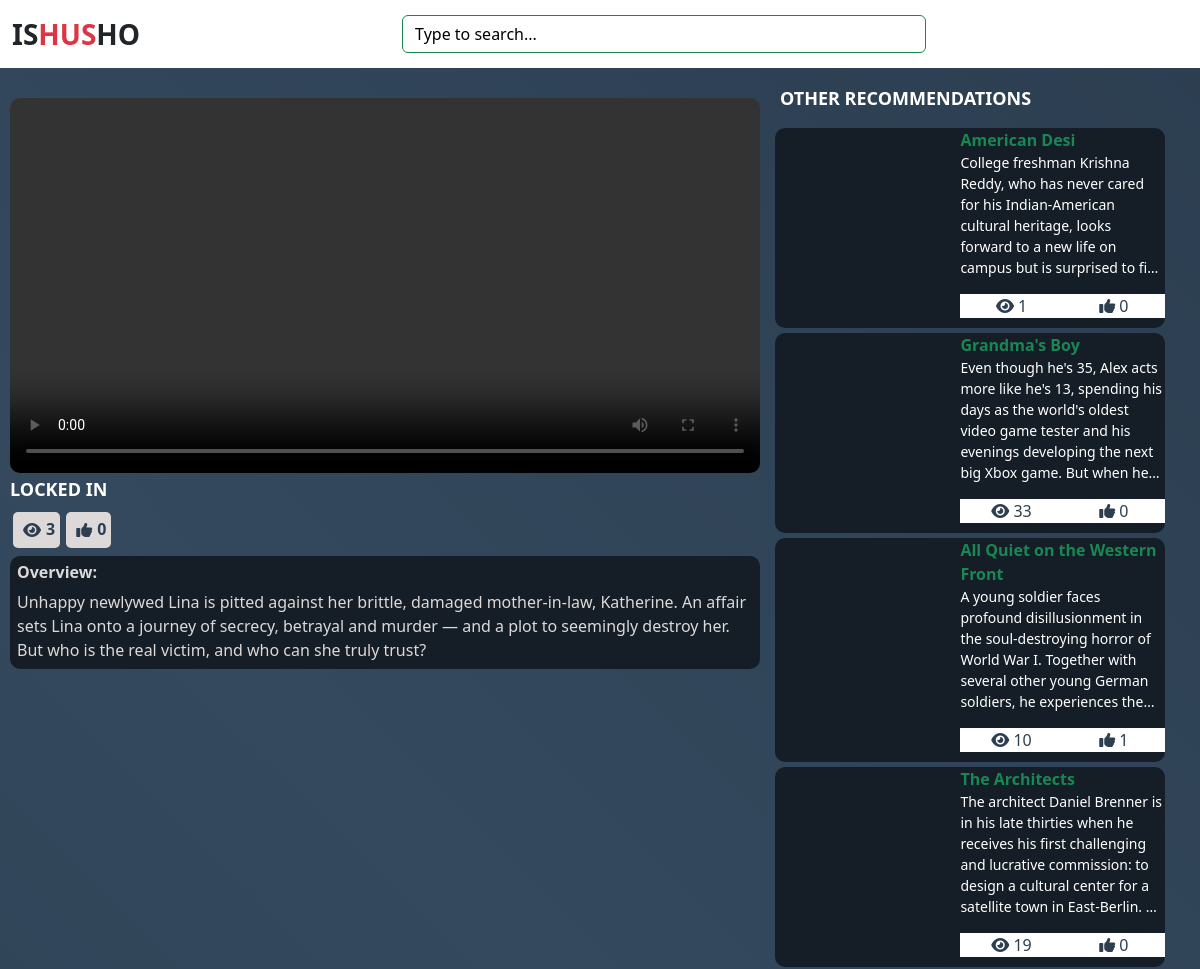
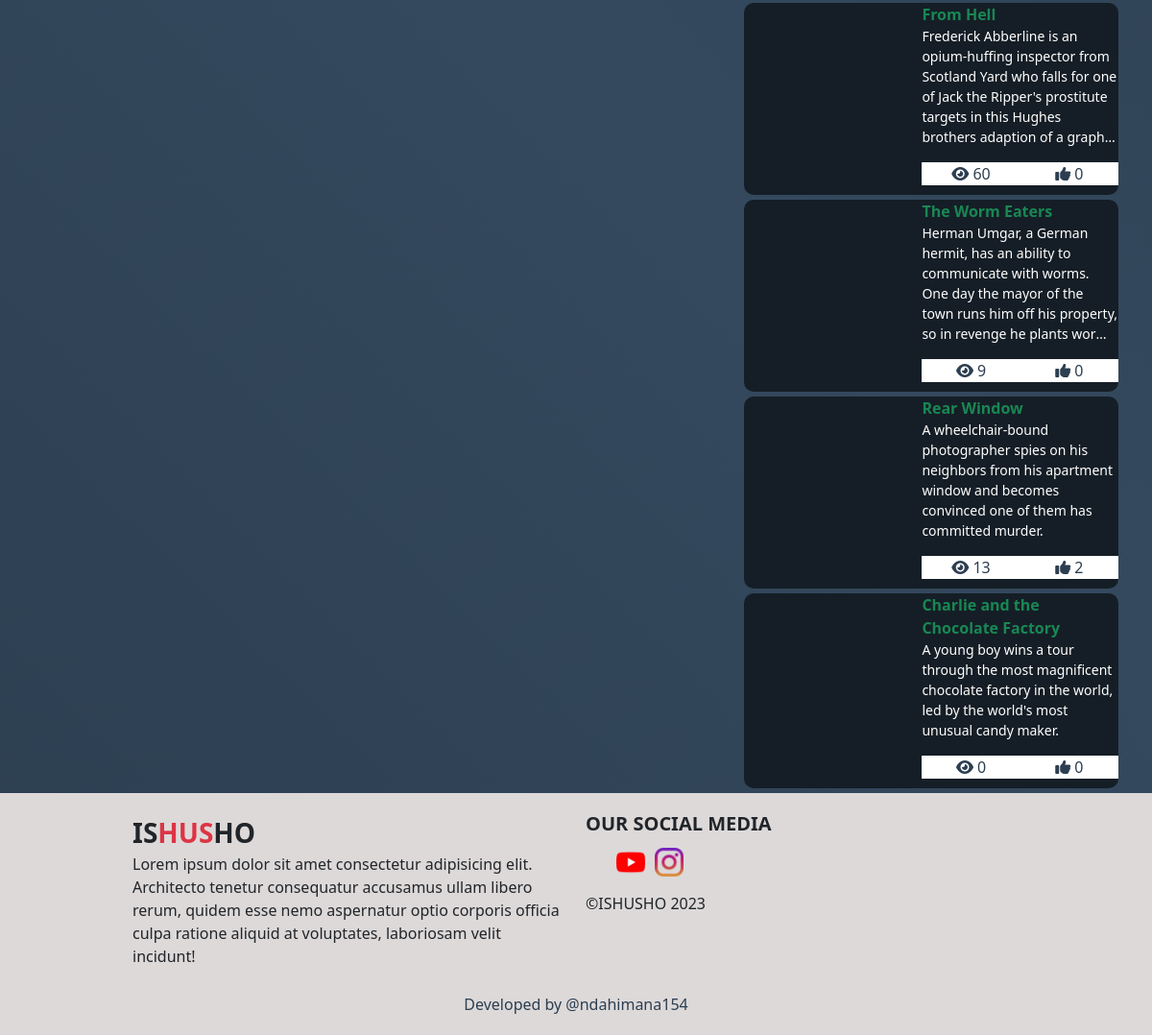
Screenshot of /watch.php?v=1064024 with the database file from the repository (2 pictures, top to bottom).
### tables this page shows
CREATE TABLE `movies` (
  `movie_id` varchar(255) NOT NULL,
  `movie_name` text NOT NULL,
  `movie_description` text NOT NULL,
  `movie_categories` text NOT NULL,
  `movie_poster` text NOT NULL,
  `movie_url` text NOT NULL,
  `url720` text NOT NULL,
  `url480` text NOT NULL,
  `release_date` varchar(255) NOT NULL,
  `addition_date` text NOT NULL,
  `added_by` int(11) NOT NULL
);

### watch.php (the view, shortened to what this page needs)
<?php
include('./php/global/server.php');
?>
<!DOCTYPE html>
<html lang="en">
<head>
    <link rel="stylesheet" href="assets/bootstrap-5.0.2-dist/css/bootstrap.min.css">
    <link rel="stylesheet" href="assets/fontawesome-free-6.4.2-web/css/all.css">
    <link rel="stylesheet" href="https://cdn.jsdelivr.net/npm/bootstrap@5.3.2/dist/css/bootstrap.min.css">
    <link rel="stylesheet" href="https://cdnjs.cloudflare.com/ajax/libs/font-awesome/6.4.2/css/all.min.css" />
    <link rel="stylesheet" href="https://cdn.plyr.io/3.6.7/plyr.css" />
    <link rel="stylesheet" href="./styles/main.css">
</head>
<body>
    <?php
    include("./php/client/nav-bar.php");
    ?>
    <?php
    if (!isset($_GET['v'])) {
    ?>
        <p class="alert alert-danger">
            No video sent to server.
        </p>
        <?php
    } else {
        $video = $_GET['v'];
        $checkVideoExistence = mysqli_query($server, "SELECT * from
            movies WHERE movie_id = '$video'
        ");
        if (mysqli_num_rows($checkVideoExistence) != 1) {
        ?>
            <p class="alert alert-danger">
                404 :) Movie is not found
            </p>
        <?php
        } else {
            $dataVideoExistence = mysqli_fetch_array($checkVideoExistence);
            $video720p = $dataVideoExistence['url720'];
            $video480p = $dataVideoExistence['url480'];
            $getViewsCount = mysqli_query($server, "SELECT * from movie_views
                WHERE movie = '$video'
            ");
            $viewsCount = mysqli_num_rows($getViewsCount);
        ?>
            <div class="center-section">
                <div class="left-video">
                    <div class="video-display">
                        <video id="my-video" controls>
                            <source src="<?php echo $video720p; ?>" type="video/mp4" data-size="480" />
                            <source src="<?php echo $video480p; ?>" type="video/mp4" data-size="720" />
                        </video>
                        <div class="video-controls">
                            <h2>
                                <?php echo $dataVideoExistence['movie_name']; ?>
                            </h2>
                            <div class="ctrlz">
                                <a>
                                    <i class="fa fa-eye"></i>
                                    <span>
                                        <?php echo $viewsCount; ?>
                                    </span>
                                </a>
                                <a href="?v=<?php echo $video ?>&like=<?php echo $video ?>">
                                    <?php
                                        $getLikesCOunt = mysqli_query($server,"SELECT
                                            * from movie_likes
                                            WHERE movie = '$video'
                                        ");
                                    ?>
                                    <i class="fa fa-thumbs-up"></i>
                                    <span><?php echo mysqli_num_rows($getLikesCOunt); ?></span>
                                </a>
                            </div>
                        </div>
                        <div class="description">
                            <h4>
                                Overview:
                            </h4>
                            <?php
                            echo $dataVideoExistence['movie_description'];
                            ?>
                        </div>
                    </div>
                </div>
                <div class="recommended-vids">
                    <h1>
                        Other recommendations
                    </h1>
                    <?php
                    $getRecommendedOnes = mysqli_query($server, "SELECT * from movies
                            WHERE movie_id != '$video'
                            ORDER BY rand()
                            LIMIT 8
                        ");
                    while ($dataRecommendationsVideos = mysqli_fetch_array($getRecommendedOnes)) {
                    ?>
                        <div class="recommend-box">
                            <a href="watch.php?v=<?php echo $dataRecommendationsVideos['movie_id'] ?>" class="recommend">
                                <div class="left">
                                </div>
                                <div class="right">
                                    <span class="m_name">
                                        <?php
                                        echo $dataRecommendationsVideos['movie_name'];
                                        ?>
                                    </span>
                                    <p title="<?php echo $dataRecommendationsVideos['movie_description']; ?>">
                                        <?php echo $dataRecommendationsVideos['movie_description']; ?>
                                    </p>
                                    <div class="buttons">
                                        <?php
                                        $recommendId = $dataRecommendationsVideos['movie_id'];
                                        $getRecommendViews = mysqli_query($server, "SELECT * from movie_views
                                                WHERE movie = '$recommendId'
                                            ");
                                        ?>
                                        <button>
                                            <i class="fa fa-eye"></i>
                                            <span><?php echo mysqli_num_rows($getRecommendViews); ?></span>
                                        </button>
                                        <button>
                                            <?php
                                                $getRecommendLikes = mysqli_query($server,"
                                                    SELECT * from movie_likes
                                                    WHERE movie = '$recommendId'
                                                ");
                                            ?>
                                            <i class="fa fa-thumbs-up"></i>
                                            <span><?php echo mysqli_num_rows($getRecommendLikes); ?></span>
                                        </button>
                                    </div>
                                </div>
                            </a>
                        </div>
                    <?php
                    }
                    ?>
                </div>
            </div>
    <?php
        }
    }
    include('./php/client/footer.php');
    ?>
</body>
</html>

### php/client/nav-bar.php (shortened to what this page needs)
<nav class="navbar navbar-expand-lg bg-white">
    <div class="container-fluid">
        <a href="index.php" class="navbar-brand text-dark fs-3 fw-bold me-auto">IS<span class="text-danger">HUS</span>HO</a>
        <div class="collapse navbar-collapse" id="navbarSupportedContent">
            <form class="d-flex mx-auto w-50" role="search">
                <input id="searchField" class="form-control border border-success bg-transparent text-dark custom-placeholder" type="search" placeholder="Type to search..." aria-label="Search">
            </form>
        </div>
    </div>
</nav>

### php/client/footer.php
<footer>
    <div class="flexer">
        <div class="about">
            <a href="index.php" class="navbar-brand text-dark fs-3 fw-bold me-auto" href="#">IS<span class="text-danger">HUS</span>HO</a>
            <p>
                Lorem ipsum dolor sit amet consectetur adipisicing elit. Architecto tenetur consequatur accusamus ullam libero rerum, quidem esse nemo aspernatur optio corporis officia culpa ratione aliquid at voluptates, laboriosam velit incidunt!
            </p>
        </div>
        <div class="social-medias">
            <h2>
                Our Social media
            </h2>
            <ul>
                <li>
                    <a href="">
                       <img src="./images/youtube.png" alt="">
                    </a>
                </li>
                <li>
                    <a href="">
                        <img src="./images/instagram.png" alt="">
                    </a>
                </li>
            </ul>
            <div class="copy">
                &copy;ISHUSHO
                <?php
                if (date('Y') > 2023) {
                    echo "2022 - " . date('Y');
                } else {
                    echo date('Y');
                }
                ?>
            </div>
        </div>
    </div>
    <?php
        include("./php/client/dev.php");
    ?>
</footer>

### php/client/dev.php
<div class="dev">
    <a href="https://www.github.com/ndahimana154" target="_blank">Developed by @ndahimana154 </a>
</div>

### styles/main.css (style rules this page uses)
* { margin: 0; padding: 0; }
a { text-decoration: none; font-size: 16px; }
.custom-placeholder::placeholder { color: #000; outline: 0; }
body { margin: 0; padding: 0; background: linear-gradient(45deg, #2c3e50, #34495e, #2c3e50); }
.center-section { display: flex; flex-direction: row; flex-wrap: wrap; }
.center-section .left-video { width: calc(100vw - 430px); margin-top: 20px; }
.center-section .left-video .video-display { padding: 10px; }
.center-section .left-video .video-display #my-video { width: 100%; border-radius: 10px; }
.center-section .left-video .video-display h2 { color: #fff; font-size: 18px; text-transform: uppercase; font-weight: bold; }
.center-section .left-video .video-display .video-controls .ctrlz { display: flex; flex-direction: row; list-style: none; }
.center-section .left-video .video-display .video-controls .ctrlz a { display: flex; flex-direction: row; background: #ddd9d9; color: #2c3e50; margin: 3px; border-radius: 5px; padding: 5px; text-align: center; font-weight: bold; font-size: 16px; }
.center-section .left-video .video-display .video-controls .ctrlz a i { padding: 5px; }
.center-section .left-video .video-display .description { margin-top: 5px; color: #ddd9d9; background: #151e26; padding: 7px; border-radius: 10px; }
.center-section .left-video .video-display .description h4 { color: #ddd9d9; font-weight: bold; font-size: 16px; }
.center-section .recommended-vids { width: 400px; margin-top: 10px; }
.center-section .recommended-vids h1 { color: #fff; font-size: 18px; font-weight: bolder; padding: 10px; text-transform: uppercase; user-select: none; }
.center-section .recommended-vids .recommend-box .recommend { text-decoration: none; background: #151e26; border-radius: 10px; color: #fff; display: flex; flex-direction: row; flex-wrap: nowrap; margin: 5px; }
.center-section .recommended-vids .recommend-box .recommend .left { width: 180px; }
.center-section .recommended-vids .recommend-box .recommend .right { padding-left: 10px; width: calc(400px - 180px); }
.center-section .recommended-vids .recommend-box .recommend .right .m_name { font-weight: bold; color: #198754; }
.center-section .recommended-vids .recommend-box .recommend .right p { width: 100%; display: -webkit-box; -webkit-line-clamp: 6; -webkit-box-orient: vertical; overflow: hidden; text-overflow: ellipsis; white-space: normal; font-size: 14px; }
.center-section .recommended-vids .recommend-box .recommend .right .buttons { display: flex; flex-direction: row; flex-wrap: nowrap; }
.center-section .recommended-vids .recommend-box .recommend .right .buttons button { background: transparent; border: 0; background: #fff; color: #2c3e50; flex: 1; transition: 0.5s ease-in-out; margin-bottom: 10px; }
footer { width: 100%; padding: 10px; background: #ddd9d9; }
footer .flexer { display: flex; flex-direction: row; flex-wrap: wrap; width: 80%; margin: auto; }
footer .flexer .about { flex: 1; padding: 10px; }
footer .flexer .social-medias { flex: 1; padding: 10px; }
footer .flexer .social-medias h2 { font-size: 20px; text-transform: uppercase; font-weight: bold; }
footer .flexer .social-medias ul { display: flex; flex-direction: row; flex-wrap: wrap; list-style: none; }
footer .flexer .social-medias ul li { margin-top: 5px; margin-right: 10px; }
footer .flexer .social-medias ul li a { color: #000; }
footer .flexer .social-medias ul li a img { width: 30px; }
footer .dev { text-align: center; justify-content: center; margin-bottom: 10px; }
footer .dev a { color: #2c3e50; }

### rows the page displays
movies: movie_name "LOCKED IN", movie_description "Unhappy newlywed Lina is pitted against her brittle, damaged mother-in-law, Katherine. An affair sets Lina onto a journey of secrecy, betrayal and murder — and a plot to seemingly destroy her. But who is the real victim, and who can she truly trust?"
movies: movie_name "American Desi", movie_description "College freshman Krishna Reddy, who has never cared for his Indian-American cultural heritage, looks forward to a new life on campus but is surprised to…", mysqli_num_rows($getRecommendViews) "1", mysqli_num_rows($getRecommendLikes) "0"
movies: movie_name "Grandma's Boy", movie_description "Even though he's 35, Alex acts more like he's 13, spending his days as the world's oldest video game tester and his evenings developing the next big Xbox game. But when…", mysqli_num_rows($getRecommendViews) "33", mysqli_num_rows($getRecommendLikes) "0"
movies: movie_name "All Quiet on the Western Front", movie_description "A young soldier faces profound disillusionment in the soul-destroying horror of World War I. Together with several other young German soldiers, he experiences…", mysqli_num_rows($getRecommendViews) "10", mysqli_num_rows($getRecommendLikes) "1"
movies: movie_name "The Architects", movie_description "The architect Daniel Brenner is in his late thirties when he receives his first challenging and lucrative commission: to design a cultural center for a satellite town in East-Berlin.…", mysqli_num_rows($getRecommendViews) "19", mysqli_num_rows($getRecommendLikes) "0"
movies: movie_name "From Hell", movie_description "Frederick Abberline is an opium-huffing inspector from Scotland Yard who falls for one of Jack the Ripper's prostitute targets in this Hughes brothers adaption of a…", mysqli_num_rows($getRecommendViews) "60", mysqli_num_rows($getRecommendLikes) "0"
movies: movie_name "The Worm Eaters", movie_description "Herman Umgar, a German hermit, has an ability to communicate with worms. One day the mayor of the town runs him off his property, so in revenge he plants…", mysqli_num_rows($getRecommendViews) "9", mysqli_num_rows($getRecommendLikes) "0"
movies: movie_name "Rear Window", movie_description "A wheelchair-bound photographer spies on his neighbors from his apartment window and becomes convinced one of them has committed murder.", mysqli_num_rows($getRecommendViews) "13", mysqli_num_rows($getRecommendLikes) "2"
movies: movie_name "Charlie and the Chocolate Factory", movie_description "A young boy wins a tour through the most magnificent chocolate factory in the world, led by the world's most unusual candy maker.", mysqli_num_rows($getRecommendViews) "0", mysqli_num_rows($getRecommendLikes) "0"

### other values shown
$viewsCount "3"
mysqli_num_rows($getLikesCOunt) "0"
